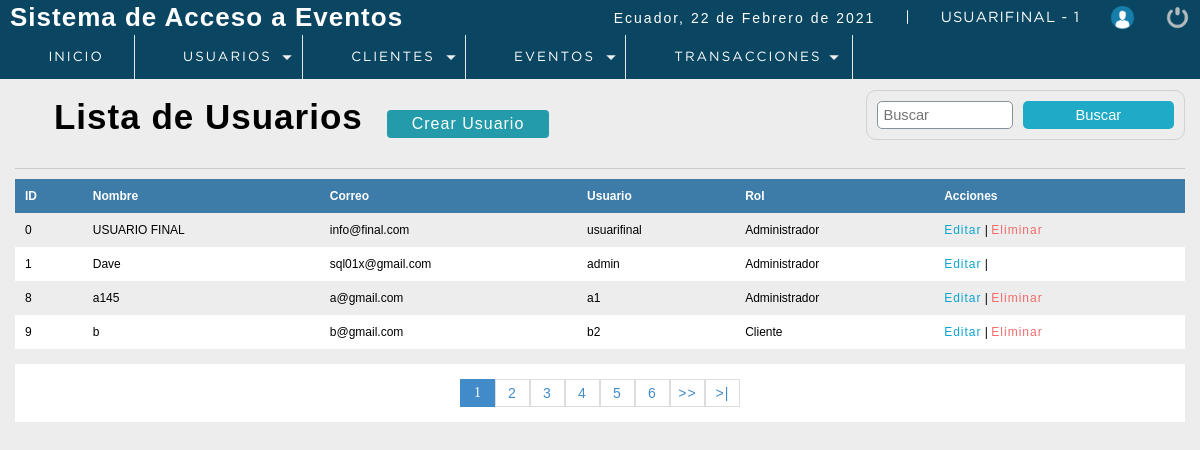
Page /P_seminarios/sistema/lista_usuarios.php (signed in) on the committed database.
### tables this page shows
CREATE TABLE `usuario` (
  `idusuario` int(11) NOT NULL,
  `nombre` varchar(50) DEFAULT NULL,
  `correo` varchar(100) DEFAULT NULL,
  `usuario` varchar(15) DEFAULT NULL,
  `clave` varchar(100) DEFAULT NULL,
  `rol` int(11) DEFAULT NULL,
  `Status` int(11) NOT NULL DEFAULT 1,
  `cod_cliente` int(11) DEFAULT 0
);

CREATE TABLE `rol` (
  `idrol` int(11) NOT NULL,
  `rol` varchar(20) DEFAULT NULL
);

### P_seminarios/sistema/lista_usuarios.php (the view, shortened to what this page needs)
<?php
 include "../conection.php";
?>
<!DOCTYPE html>
<html lang="en">
<head>
	<?php include "includes/scripts.php"?>
</head>
<body>
 <?php include "includes/header.php"?>
	<section id="container">
		<h1><i class="fas fa-list-alt"></i> Lista de Usuarios</h1>
        <a href="registro_usuarios.php" class="btn_new">Crear Usuario</a>
    <form action="buscar_usuario.php" method="get" class="form_search">
        <input type="text" name="busqueda" id="busqueda" placeholder="Buscar">
        <input type="submit" value="Buscar" class="btn_search" >
    </form>
    <hr>
        <table>
            <tr>
                <th>ID</th>
                <th>Nombre</th>
                <th>Correo</th>
                <th>Usuario</th>
                <th>Rol</th>
                <th>Acciones</th>
            </tr>
            <?php
           $sql_registre = mysqli_query($conection,"SELECT COUNT(*) AS total_registro FROM usuario WHERE Status =1");
           $result_registre = mysqli_fetch_array($sql_registre);
           $total_resgistros = $result_registre['total_registro'];
           $por_pagina = 4;
           if (empty($_GET['pagina'])) {
               $pagina =1;
           }
           else {
               $pagina = $_GET['pagina'];
           }
           $desde = ($pagina - 1) * $por_pagina;
           $total_paginas = ceil($total_resgistros / $por_pagina);
           $query = mysqli_query($conection,"SELECT u.Idusuario, u.nombre, u.correo, u.usuario, r.rol FROM usuario u
                                                                                                      INNER JOIN rol r
                                                                                                      ON u.rol = r.idrol
                                                                                                      WHERE Status = 1
                                                                                                      ORDER BY idusuario ASC LIMIT $desde, $por_pagina");
           $result = mysqli_num_rows($query);
           if ($result > 0) {
               while ($data = mysqli_fetch_array($query)) {
           ?>
            <tr>
                <td><?php echo $data["Idusuario"];?></td>
                <td><?php echo $data["nombre"];?></td>
                <td><?php echo $data["correo"];?></td>
                <td><?php echo $data["usuario"];?></td>
                <td><?php echo $data["rol"];?></td>
                <td>
                    <a class="link_edit" href="editar_usuario.php?id=<?php echo $data["Idusuario"];?>">Editar</a>
                    |
                    <?php
                        if ($data["Idusuario"] !=1) {
                    ?>
                    <a class="link_delete" href="eliminar_usuario.php?id=<?php echo $data["Idusuario"];?>">Eliminar</a>
                    <?php
                        }
                    ?>
                </td>
            </tr>
                <?php
               }
           }
            ?>
        </table>
        <div class="paginador">
                    <ul>
                    <?php
                    for ($i=1; $i <= $total_paginas; $i++) {
                        if ($i == $pagina) {
                            echo '<li class="pageSelected">'.$i.'</li>';
                        }
                        else {
                            echo '<li><a href="?pagina='.$i.'">'.$i.'</a></li>';
                        }
                    }
                    if ($pagina!=$total_paginas) {
                    ?>
                    <li><a href="?pagina=<?php echo $pagina+1;?>">>></a></li>
                    <li><a href="?pagina=<?php echo $total_paginas;?>">>|</a></li>
                        <?php
                            }
                        ?>
                    </ul>
                </div>
	</section>
</body>
</html>

### P_seminarios/sistema/css/style.css (style rules this page uses)
* { margin: 0; padding: 0; box-sizing: border-box; }
body { background: #ededed; }
h1, h2, h3, h4, h5, h6 { font-family: 'arial'; font-weight: bold; letter-spacing: 1px; }
h1 { font-size: 26px; }
a { text-decoration: none; font-family: arial; letter-spacing: 1px; }
#container { padding: 90px 15px 15px; }
hr { border: 0; background: #CCC; height: 1px; margin: 10px 0; display: block; }
form { border: 2px solid #78909C; border-radius: 2%; background: #FFF; margin: auto; padding: 20px 50px; border: 1px solid #d1d1d1; }
input,select { display: block; width: 100%; font-size: 11pt; padding: 5px; border: 1px solid #85929e; border-radius: 5px; }
#container h1 { font-size: 35px; display: inline-block; }
.btn_new { display: inline-block; background: #239baa; color: #FFF; padding: 5px 25px; border-radius: 4px; margin: 20px; }
table { border-collapse: collapse; font-size: 12px; font-family: 'arial'; width: 100%; }
table th { text-align: left; padding: 10px; background: #3d7ba8; color: #FFF; }
table tr:nth-child(odd) { background: #FFF; }
table td { padding: 10px; }
.link_edit { color: #0ca4ce; }
.link_delete { color: #f26b6b; }
.paginador ul { padding: 15px; list-style: none; background: #FFF; margin-top: 15px; display: -webkit-flex; display: -moz-flex; display: -ms-flex; display: -o-flex; display: flex; justify-content: center; }
.paginador a, .pageSelected { color: #428bca; border: 1px solid #ddd; padding: 5px; display: inline-block; font-size: 14px; text-align: center; width: 35px; }
.pageSelected { color: #FFF; background: #428bca; border: 1px solid #428bca; }
.form_search { display: -webkit-flex; display: -moz-flex; display: -ms-flex; display: -o-flex; display: flex; float: right; background: initial; padding: 10px; border-radius: 10px; }
.form_search .btn_search { background: #1faac8; color: #FFF; padding: 0 20px; border: 0; cursor: pointer; margin-left: 10px; }

### rows in the picture
usuario: idusuario "0", nombre "USUARIO FINAL", correo "info@final.com", usuario "usuarifinal", rol.rol "Administrador"
usuario: idusuario "1", nombre "Dave", correo "sql01x@gmail.com", usuario "admin", rol.rol "Administrador"
usuario: idusuario "8", nombre "a145", correo "a@gmail.com", usuario "a1", rol.rol "Administrador"
usuario: idusuario "9", nombre "b", correo "b@gmail.com", usuario "b2", rol.rol "Cliente"

### other values in the picture
fechaC() "22 de Febrero de 2021"
$_SESSION['user'] "USUARIFINAL"
$_SESSION['rol'] "1"
